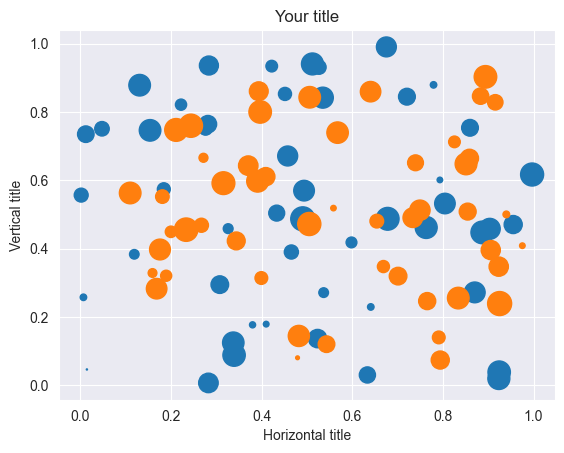

Recreate this plot in Python.
import matplotlib.pyplot as plt
import numpy as np
import seaborn as sns
sns.set_style("darkgrid")

N = 50
x1 = np.random.rand(N)
y1 = np.random.rand(N)
s1 = np.random.rand(N) * 300
x2 = np.random.rand(N)
y2 = np.random.rand(N)
s2 = np.random.rand(N) * 300

plt.scatter(x1, y1,s=s1)
plt.scatter(x2, y2,s=s2)
plt.title('Your title')
plt.xlabel('Horizontal title')
plt.ylabel('Vertical title')

#plt.show()
plt.savefig('Scatterplot.png', bbox_inches = 'tight')